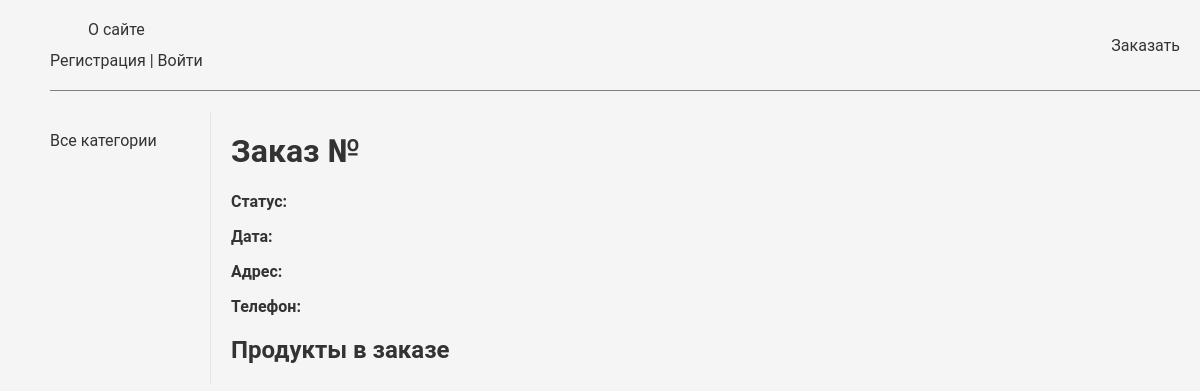
The page /orders/1/ on the database as committed earlier.
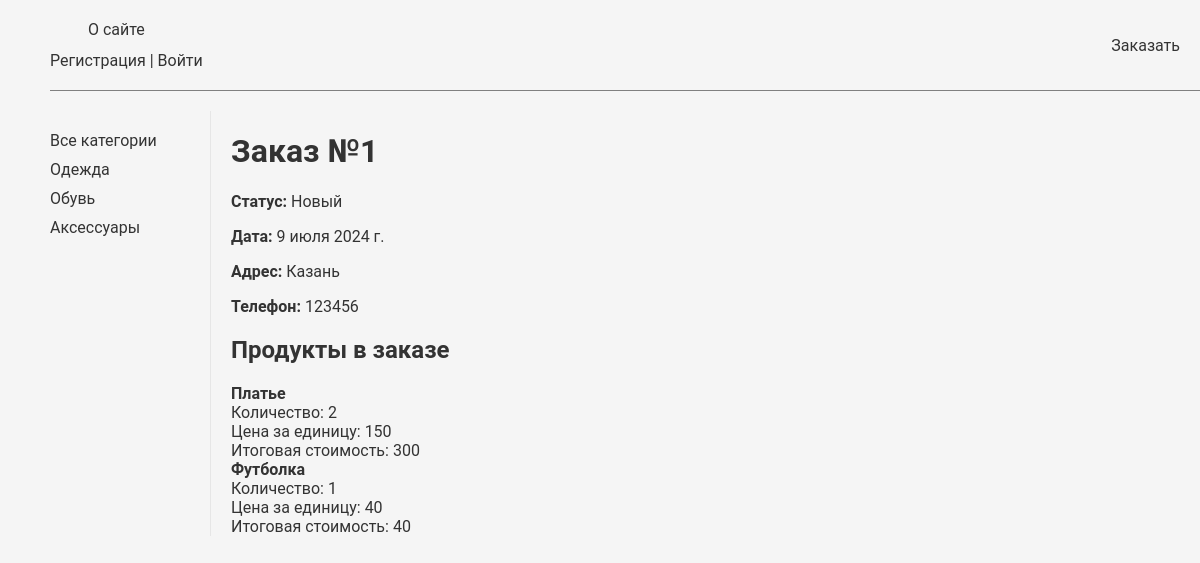
The same page on the database as committed later.
### catalog/models.py (models this page shows, shortened)
class Category(models.Model):
    name = models.CharField(max_length=50)
    slug = models.SlugField(max_length=255, unique=True, db_index=True, verbose_name="URL")
    class Meta:
        ordering = ['name']
    def get_absolute_url(self):
        return reverse('catalog:cat_products', kwargs={'cat_slug': self.slug})

class Products(models.Model):
    name = models.CharField(max_length=60)
    price = models.IntegerField(default=0)
    category = models.ForeignKey(Category, on_delete=models.CASCADE, default=1)
    description = models.CharField(max_length=250, default='', blank=True, null=True)
    image = models.ImageField(upload_to='uploads/products/%Y/%m/%d/')
    quantity = models.IntegerField(default=0)
    slug = models.SlugField(max_length=255, unique=True, db_index=True, verbose_name="URL")
    class Meta:
        ordering = ['name']

### orders/models.py (models this page shows, shortened)
class Order(models.Model):
    ORDER_STATUS_CHOICES = [
        ('new', 'Новый'),
        ('processing', 'В обработке'),
        ('ready', 'Готов'),
        ('received', 'Получен'),
    ]
    ORDER_STATUS_DICT = dict(ORDER_STATUS_CHOICES)
    customer = models.ForeignKey(User, on_delete=models.CASCADE)
    address = models.CharField(max_length=50, default='', blank=True)
    phone = models.CharField(max_length=50, default='', blank=True)
    date = models.DateField(default=datetime.datetime.today)
    status = models.CharField(max_length=20, choices=ORDER_STATUS_CHOICES, default='new')
    class Meta:
        ordering = ['date']
    @property
    def status_display(self):
        return self.ORDER_STATUS_DICT.get(self.status)

class OrderItem(models.Model):
    order = models.ForeignKey(Order, on_delete=models.CASCADE)
    product = models.ForeignKey(Products, on_delete=models.CASCADE)
    quantity = models.IntegerField(default=1)
    price = models.IntegerField()
    class Meta:
        ordering = ['product']

### orders/views.py (the view)
# urls.py: path('<int:pk>/', ShowOrder.as_view(), name='one_order'),
class ShowOrder(DataMixin, DetailView):
    model = Order
    template_name = 'orders/order.html'
    context_object_name = 'order'
    def get_object(self):
        return Order.objects.filter(pk=self.kwargs['pk']).first()
    def get_context_data(self, *, object_list=None, **kwargs):
        context = super().get_context_data(**kwargs)
        order = self.get_object()
        order_items = OrderItem.objects.filter(order=order)
        context['order_items'] = order_items
        c_def = self.get_user_context(title="Заказ")
        context.update(c_def)
        return context

### users/utils.py (called while the page is built)
    def get_user_context(self, **kwargs):
        context = kwargs
        cats = Category.objects.annotate(Count('products'))
        user_menu = menu.copy()
        context['menu'] = user_menu
        context['cats'] = cats
        if 'cat_selected' not in context:
            context['cat_selected'] = 0
        return context

    def get_context_data(self, *, object_list=None, **kwargs):
        context = super().get_context_data(**kwargs)
        c_def = self.get_user_context(title="Список заказов")
        context.update(c_def)
        return context

### orders/templates/orders/order.html
{% extends 'users/base.html' %}
{% block content %}
                    <h1>Заказ №{{ order.id }}</h1>
                    <strong>Статус:</strong> {{ order.status_display}}</p>
                    <strong>Дата:</strong> {{ order.date }}</p>
                    <strong>Адрес:</strong> {{ order.address }}</p>
                    <strong>Телефон:</strong> {{ order.phone }}</p>
<h2>Продукты в заказе</h2>
<ul>
    {% for item in order_items %}
    <li>
        <a href="{% url 'catalog:one_product' item.product.slug %}">
            <strong>{{ item.product.name }}</strong><br>
        </a>
        Количество: {{ item.quantity }}<br>
        Цена за единицу: {{ item.product.price }}<br>
        Итоговая стоимость: {{ item.price }}
    </li>
    {% endfor %}
</ul>
{% endblock %}

### users/templates/users/base.html (shortened to what this page needs)
{% load static %}
<!DOCTYPE html>
<html>
<head>
    <link rel="stylesheet" href="{% static 'css/styles.css' %}">
</head>
<body>
<table class="table-page" border="0" cellpadding="0" cellspacing="0">
    <tr>
        <td valign="top" class="categories">
            {% block mainmenu %}
            <ul id="mainmenu" class="mainmenu">
                <div class="mainmenu__about">
                    {% for m in menu %}
                    <li><a href="{% url 'users:'|add:m.url_name %}">{{m.title}}</a></li>
                    {% endfor %}
                    {% if request.user.is_authenticated %}
                    <li class="last"> {{user.username}} | <a href="{% url 'users:logout' %}">Выйти</a></li>
                    {% else %}
                    <li class="last"><a href="{% url 'users:register' %}">Регистрация</a> | <a href="{% url 'users:login' %}">Войти</a> </li>
                    {% endif %}
                </div>
                <li><a href="{% url 'orders:create_order' %}">Заказать</a>
                </li>
            </ul>
            {% endblock mainmenu %}
            <table class="table-content" border=0 cellpadding="0" cellspacing="0">
                <tr>
                    <td valign="top" class="left-chapters">
                        <ul id="leftchapters">
                            {% if request.resolver_match.url_name == 'products' and cat_selected == 0 %}
                                <li class="selected">Все категории</li>
                            {% else %}
                                <li><a href="{% url 'catalog:products' %}">Все категории</a></li>
                            {% endif %}
                            {% for c in cats %}
                                {% if c.products__count > 0 %}
                                {% if c.pk == cat_selected %}
                                <li class="selected">{{c.name}}</li>
                                {% else %}
                                <li><a href="{{ c.get_absolute_url }}">{{c.name}}</a></li>
                                {% endif %}
                                {% endif %}
                            {% endfor %}
                        </ul>
                    </td>
                    <td valign="top" class="content">
                        <div class="content-text">
                            {% block content %}
                            {% endblock %}
                        </div>
                    </td>
                </tr>
            </table>
        </td>
    </tr>
</table>
</body>
</html>

Rows that differ between the two databases and show on the page:
added Category: name "Одежда"
added Category: name "Обувь"
added Category: name "Аксессуары"
added Order: id "1", status_display "Новый", date "9 июля 2024 г.", address "Казань", phone "123456"
added OrderItem: product.name "Платье", quantity "2", product.price "150", price "300"
added OrderItem: product.name "Футболка", quantity "1", product.price "40", price "40"
